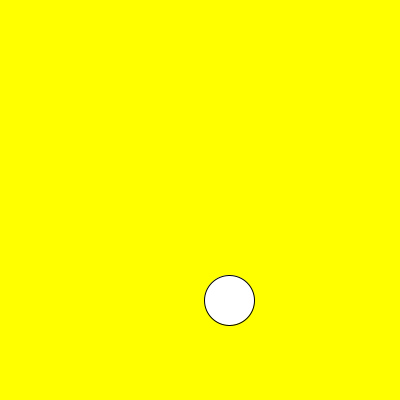
Frame 1 (no input)
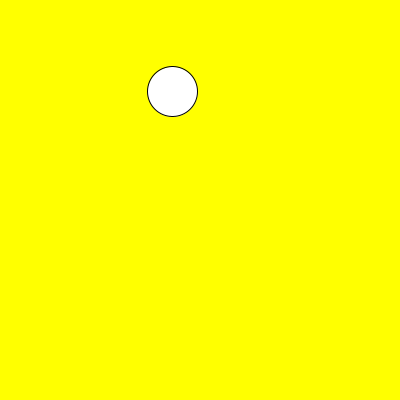
Frame 60 (the mouse pressed at the canvas centre just before this capture)
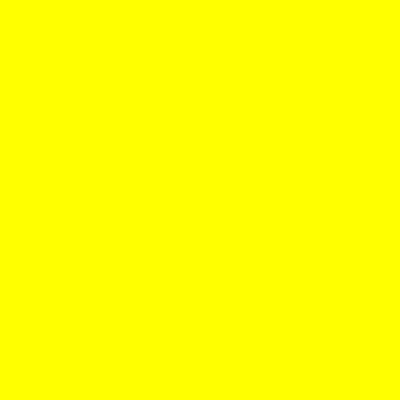
Frame 120 (the mouse held since frame 60 and released just before this capture)

The Processing sketch that drew these frames (run headless with seeded random() and noise(); from frame 60 on, the mouse is pressed at the canvas centre):

// Processing sketch: week08_5
// ── week08_5.pde

class Fruit{
float x,y,vx,vy;
boolean flying;
PApplet sketch;
Fruit(PApplet _sketch){
  sketch=_sketch;
  reset();
 }
  void reset(){
   x=sketch.random(100.0,300.0);
   y=300;
   vx=sketch.random(-2,+2);
   vy=-13;
   flying=true;
  
  }
   void update(){
    x+=vx;
    y+=vy;
    vy+=0.98/3;
   
   }

}
Fruit fruit;
void setup(){
 size(400,400);
 fruit=new Fruit(this);
}

void draw(){
background(255,255,0);
  ellipse(fruit.x,fruit.y,50,50);
  fruit.update();
}
void keyPressed()
{
  fruit.reset();
}
